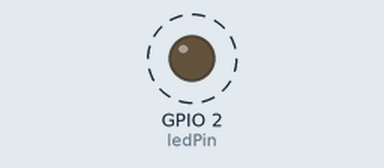
Bench run of a sketch on a simulated ESP32. On the bench: output pins drawn as LEDs (lit = HIGH). Dashed ring = blinking.

Above: at 0.2 s.
Timing chart, 0 to 3.0 s (numbered marks = the images above):
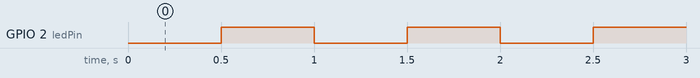

The sketch:

LED_millis.ino
```cpp
// 定义LED引脚，ESP32通常板载LED连接在GPIO 2
const int ledPin = 2;
unsigned long pre=0;
int sta=LOW;
const unsigned long half_T=500;//半个周期变化一次
void setup() {
  // 初始化串口通信，设置波特率为115200
  Serial.begin(115200);
  // 将LED引脚设置为输出模式
  pinMode(ledPin, OUTPUT);
}

void loop()
{
  unsigned long cur=millis();//获取当前时间
  if(cur-pre>=half_T)
  {
    pre=pre+half_T;
    sta=!sta;//翻转高低电平
    digitalWrite(ledPin, sta);//输出
  }
}
```

Measured:
- by itself, GPIO 2 (ledPin): alternates HIGH for 0.50 s and LOW for 0.50 s
